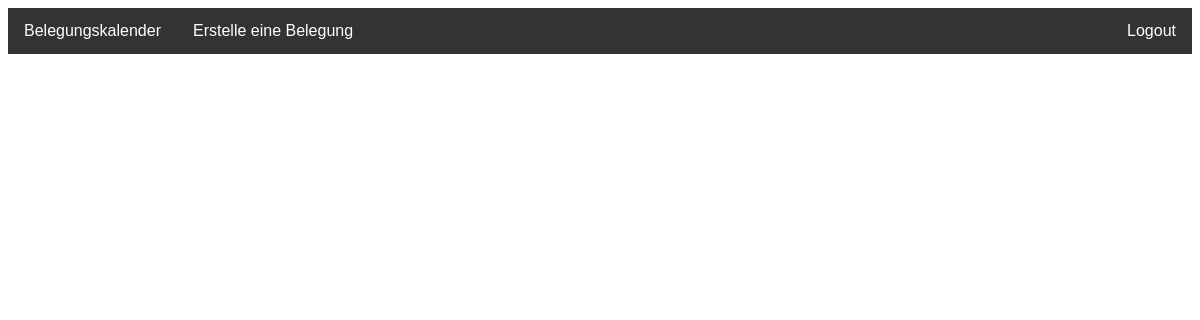
Before: /sauna_occupancies/occupancy/list/2019/1/9/ (signed in) with the older database file.
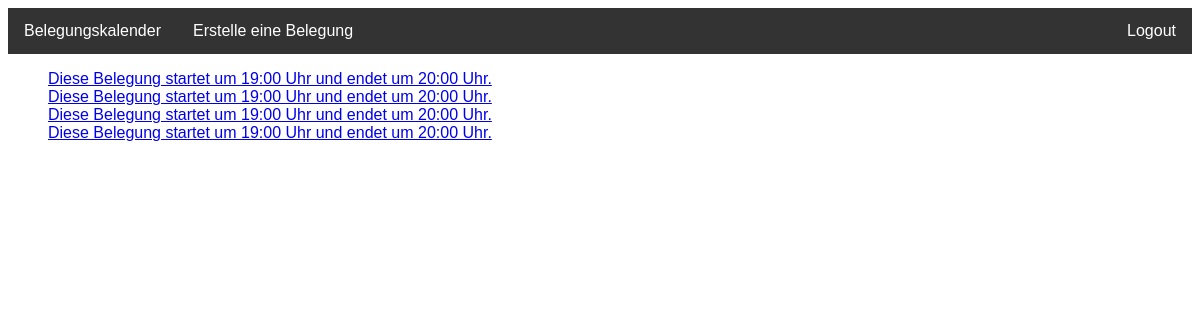
After: the same page with the newer database file.
### sauna_occupancies/models.py (models this page shows)
class Occupancy(models.Model):
    start = models.DateTimeField(default=timezone.now)
    end = models.DateTimeField(blank=True,
                               null=True)
    user = models.ManyToManyField(User,
                                  verbose_name='User',
                                  blank=True)
    notes = models.TextField(blank=True)
    def __str__(self):
        return 'Diese Belegung startet um {} Uhr und endet um {} Uhr.'.format(
            self.start.strftime('%H:%M'),
            self.end.strftime('%H:%M'))

### sauna_occupancies/views.py (the view)
# urls.py: path('occupancy/list/<int:year>/<int:month>/<int:day>/', views.occupancy_list, name='occupancy_list'),
@login_required(login_url='/sauna_occupancies/login/')
def occupancy_list(request, year, month, day):
    occupancies = Occupancy.objects.filter(start__year=year, start__month=month, start__day=day)
    return render(request, 'occupancy_list.html', {'occupancies': occupancies})

### sauna_occupancies/templates/occupancy_list.html
{% extends 'base.html' %}
{% block content %}
<div>
    <ul>
        {% for occupancy in occupancies %}
            <li><a href="{% url 'change_occupancy' occupancy.id %}">{{ occupancy }}</a></li>
        {% endfor %}
    </ul>
</div>
{% endblock %}

Changed rows visible on the page:
added Occupancy: start+end "Diese Belegung startet um 19:00 Uhr und endet um 20:00 Uhr."
added Occupancy: start+end "Diese Belegung startet um 19:00 Uhr und endet um 20:00 Uhr."
added Occupancy: start+end "Diese Belegung startet um 19:00 Uhr und endet um 20:00 Uhr."
added Occupancy: start+end "Diese Belegung startet um 19:00 Uhr und endet um 20:00 Uhr."
